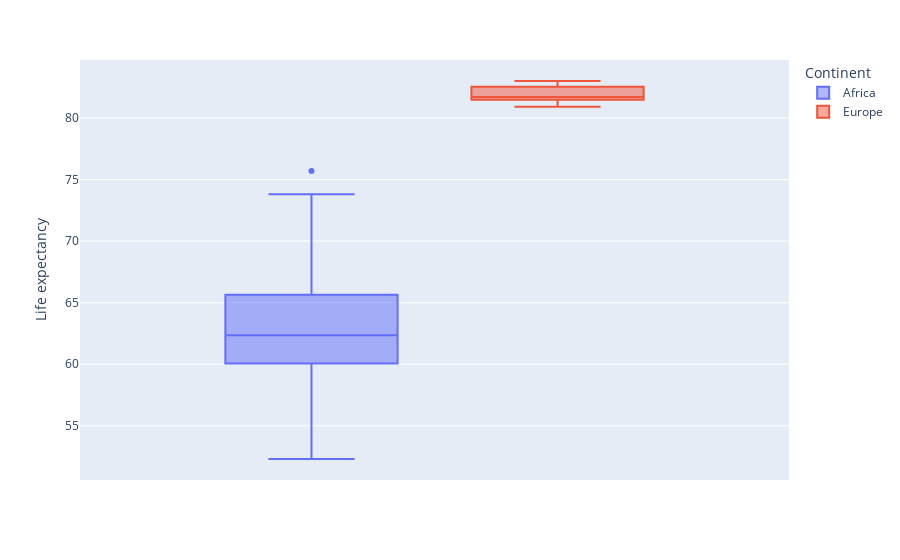

This figure's notebook cell:
### Code cell
px.box(gdp_pop_le.query("Year == 2017 and Continent in @continents").dropna(), y = "Life expectancy", color = "Continent")

### Figure 1 — Plotly figure (JSON) as saved in the notebook; plotly's stock layout.template omitted (floating-point values rounded to 4 significant figures)
{"data": [{"alignmentgroup": "True", "hovertemplate": "Continent=Africa<br>Life expectancy=%{y}<extra></extra>", "legendgroup": "Africa", "marker": {"color": "#636efa"}, "name": "Africa", "notched": false, "offsetgroup": "Africa", "orientation": "v", "showlegend": true, "type": "box", "x0": " ", "xaxis": "x", "y": [75.7, 59.9, 66.8, 59.5, 61.6, 60.8, 53.7, 52.3, 71.3, 66.2, 64, 62.5, 53.1, 60.6, 65.1, 63, 65.1, 62.2, 52.3, 65.9, 67.8, 73.8, 58.7, 65.4, 65.4, 60.2, 62.1, 60.7], "y0": " ", "yaxis": "y"}, {"alignmentgroup": "True", "hovertemplate": "Continent=Europe<br>Life expectancy=%{y}<extra></extra>", "legendgroup": "Europe", "marker": {"color": "#EF553B"}, "name": "Europe", "notched": false, "offsetgroup": "Europe", "orientation": "v", "showlegend": true, "type": "box", "x0": " ", "xaxis": "x", "y": [81.6, 81.4, 81.1, 81.5, 82.5, 80.9, 82.7, 81.7, 81.7, 82.6, 81.5, 83, 82.4], "y0": " ", "yaxis": "y"}], "layout": {"boxmode": "group", "legend": {"title": {"text": "Continent"}, "tracegroupgap": 0}, "margin": {"t": 60}, "xaxis": {"anchor": "y", "domain": [0, 1]}, "yaxis": {"anchor": "x", "domain": [0, 1], "title": {"text": "Life expectancy"}}}}
